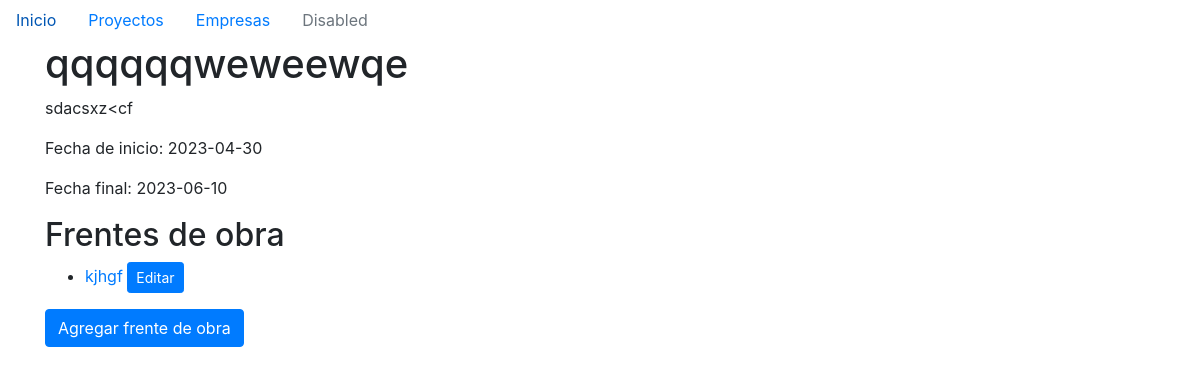
The app's page /proyecto/detalles/2, older data.
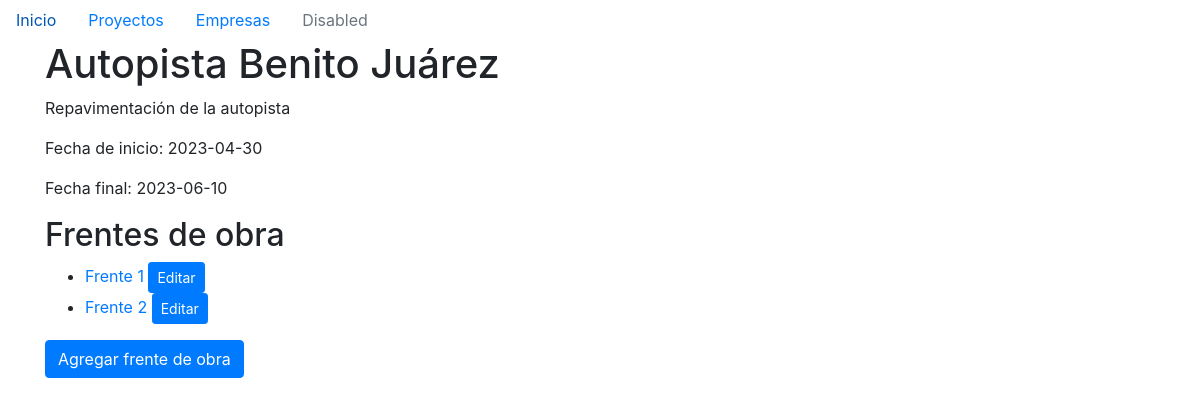
The same page, newer data.
### models/proyecto.py (models this page shows)
class Proyecto(db.Model):
    id = db.Column(db.Integer, primary_key= True, autoincrement=True)
    nombre = db.Column(db.String(100), nullable=False, unique=True)
    descripcion = db.Column(db.String(200))
    fecha_inicio = db.Column(db.Date, nullable=False)
    fecha_final = db.Column(db.Date, nullable=False)

### models/frente.py (models this page shows)
class Frente(db.Model):
    id = db.Column(db.Integer, primary_key=True)
    nombre = db.Column(db.String(100), nullable=False)
    descripcion = db.Column(db.String(200), nullable=False)
    fecha_inicio = db.Column(db.Date, nullable=False)
    no_contrato = db.Column(db.String(50), nullable=False)
    fecha_final = db.Column(db.Date, nullable=False)
    proyecto_id = db.Column(db.Integer, db.ForeignKey('proyecto.id'), nullable=False)
    proyecto = db.relationship('Proyecto', backref=db.backref('frentes', lazy=True))
    catalogos_relacionados = db.relationship('Catalogo', backref='frente', lazy=True)
    empresa_id = db.Column(db.Integer, db.ForeignKey('empresa.id'), nullable=False)
    empresa = db.relationship('Empresa', backref=db.backref('frentes', lazy=True))

### main.py (the view)
@app.route('/proyecto/detalles/<int:id>')
def detalles_proyecto(id):
    proyecto = Proyecto.query.get(id)
    frentes = Frente.query.filter_by(proyecto_id=proyecto.id).all()
    return render_template('detalle_proyecto.html', proyecto=proyecto, frentes=frentes)

### templates/detalle_proyecto.html (shortened to what this page needs)
{% extends 'base.html' %}
{% block content %}
<h1>{{ proyecto.nombre }}</h1>
<p>{{ proyecto.descripcion }}</p>
<p>Fecha de inicio: {{ proyecto.fecha_inicio }}</p>
<p>Fecha final: {{ proyecto.fecha_final }}</p>
<h2>Frentes de obra</h2>
<ul>
  {% for frente in proyecto.frentes %}
  <li>
    <a href="/proyecto/detalles/{{ proyecto.id}}/frente/{{ frente.id}}">{{ frente.nombre }}</a>
    <a href="/proyecto/detalles/{{ proyecto.id }}/frente/{{ frente.id}}/editar" class="btn btn-primary btn-sm">Editar</a>
  </li>
  {% endfor %}
</ul>
<a href="/registro/frentes" class="btn btn-primary">Agregar frente de obra</a>
{% endblock %}

Row changes from the older to the newer data that the page shows:
changed Proyecto: nombre "qqqqqqweweewqe" → "Autopista Benito Juárez"; descripcion "sdacsxz<cf" → "Repavimentación de la autopista"
changed Frente: nombre "kjhgf" → "Frente 1"
added Frente: nombre "Frente 2"
